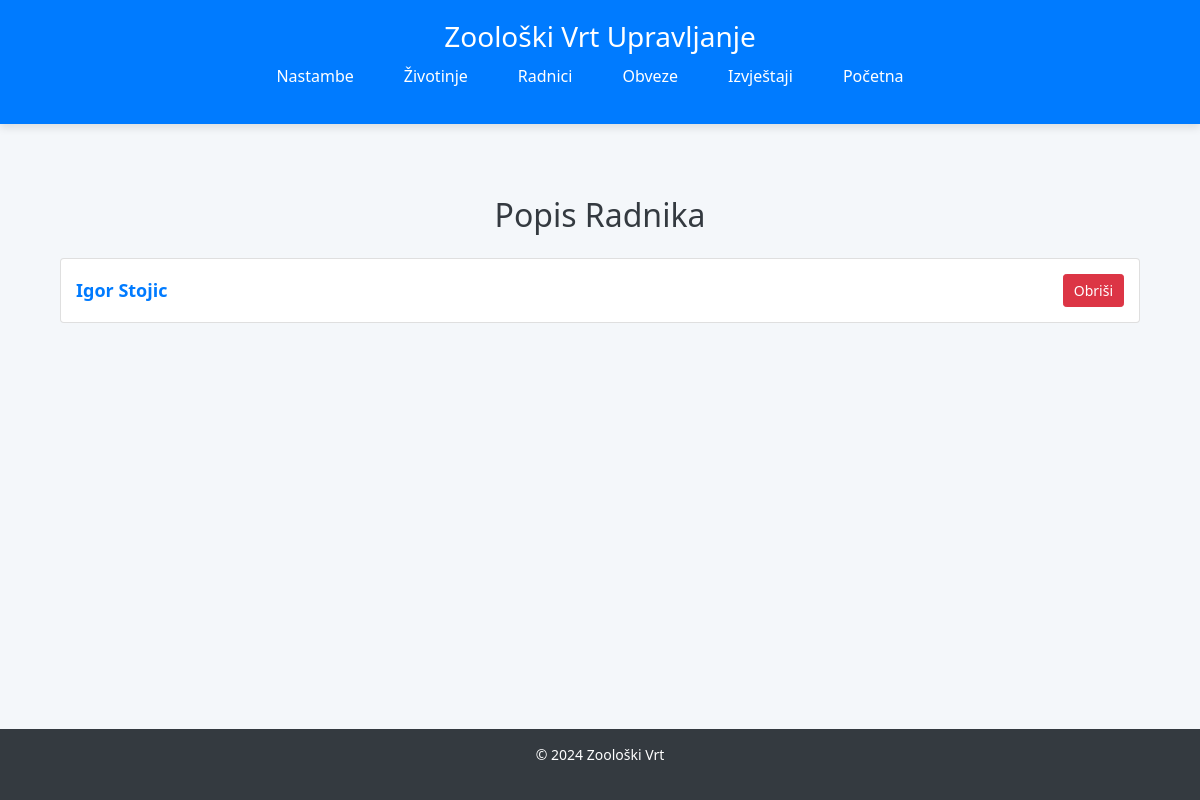
Page /zooloski/radnici/ on the earlier database version.
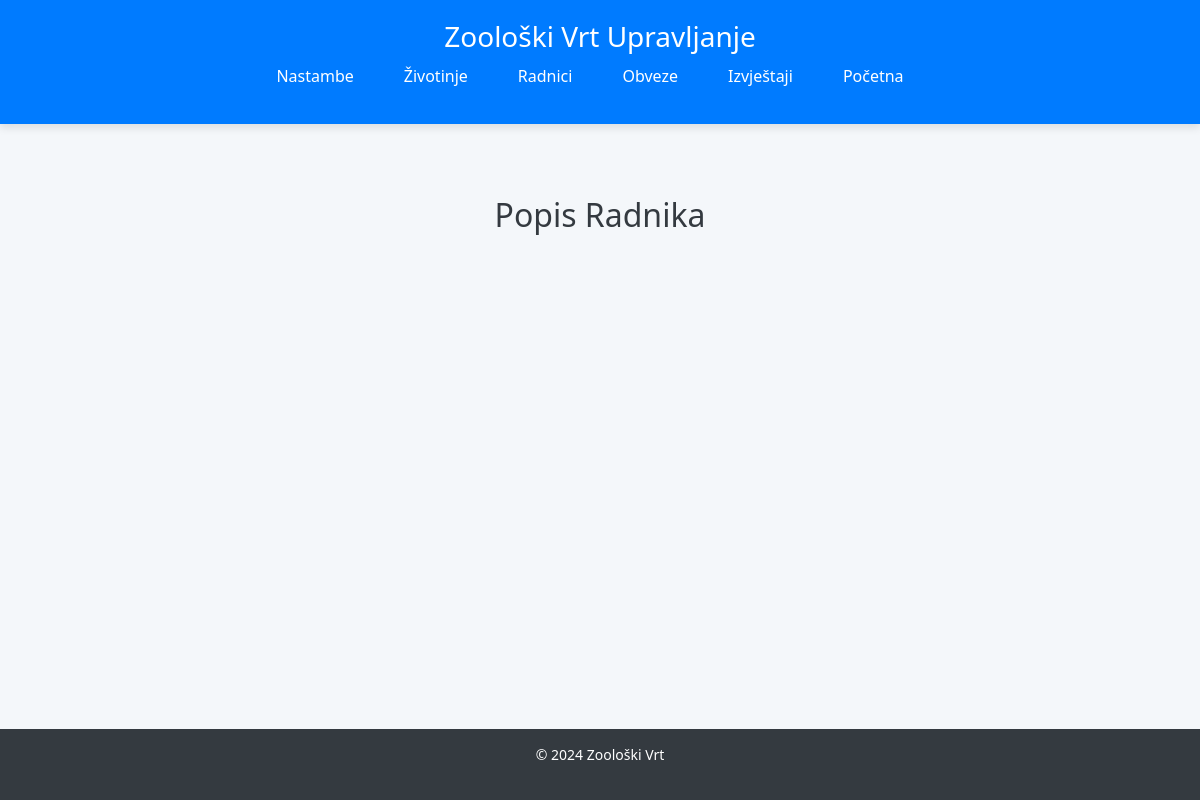
Same page on the later database version.
### Zooloski/models.py (models this page shows, shortened)
class Radnik(models.Model):
    class Meta:
        verbose_name = "Radnik"
        verbose_name_plural = "Radnici"
    ime = models.CharField(max_length=255)
    prezime = models.CharField(max_length=255)
    kontakt = models.CharField(max_length=255)
    obrazovanje = models.CharField(max_length=255)
    sposobnost = models.CharField(max_length=255)
    rok_trajanja_kvalifikacija = models.DateField(blank=True, null=True)

### Zooloski/views.py (the view)
# urls.py: path('radnici/', views.radnik_list, name='radnik_list'),
def radnik_list(request):
    radnici = Radnik.objects.all()
    return render(request, 'radnik_list.html', {'radnici' : radnici})

### Zooloski/templates/radnik_list.html (shortened to what this page needs)
{% extends 'base.html' %}
{% block content %}
<div class="container mt-5">
    <h2 class="text-center mb-4">Popis Radnika</h2>
    <ul class="list-group">
        {% for radnik in radnici %}
        <li class="list-group-item d-flex justify-content-between align-items-center">
            <span>
                <a href="{% url 'radnik_detail' radnik.id %}" class="radnik-link">{{ radnik.ime }} {{ radnik.prezime }}</a>
            </span>
            <span>
                <form method="POST" action="{% url 'radnik_delete' radnik.id %}" style="display:inline;">
                    <button type="submit" class="btn btn-danger btn-sm">Obriši</button>
                </form>
            </span>
        </li>
        {% endfor %}
    </ul>
</div>
{% endblock %}

Differences in the rows shown:
removed Radnik: ime "Igor", prezime "Stojic"
